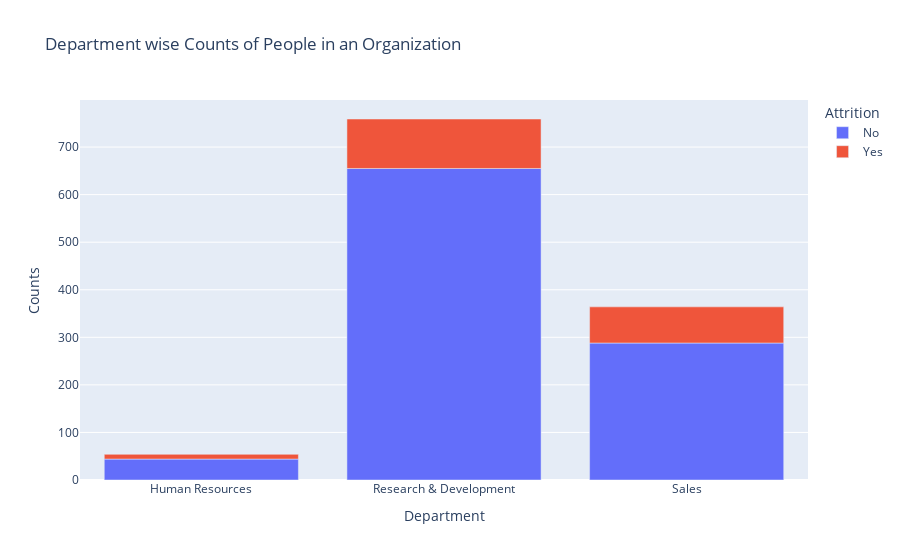

Source (notebook cell):
### Markdown cell above
![](https://assets.publishing.service.gov.uk/government/uploads/system/uploads/image_data/file/75003/single-departmental-plan.png)

### Code cell
dept_att=data.groupby(['Department','Attrition']).apply(lambda x:x['Department'].count()).reset_index(name='Counts')
fig=px.bar(dept_att,x='Department',y='Counts',color='Attrition',title='Department wise Counts of People in an Organization')
fig.show()

### Figure 1 — Plotly figure (JSON) as saved in the notebook; plotly's stock layout.template omitted (floating-point values rounded to 4 significant figures)
{"data": [{"alignmentgroup": "True", "hovertemplate": "Attrition=No<br>Department=%{x}<br>Counts=%{y}<extra></extra>", "legendgroup": "No", "marker": {"color": "#636efa"}, "name": "No", "offsetgroup": "No", "orientation": "v", "showlegend": true, "textposition": "auto", "type": "bar", "x": ["Human Resources", "Research & Development", "Sales"], "xaxis": "x", "y": [44, 655, 288], "yaxis": "y"}, {"alignmentgroup": "True", "hovertemplate": "Attrition=Yes<br>Department=%{x}<br>Counts=%{y}<extra></extra>", "legendgroup": "Yes", "marker": {"color": "#EF553B"}, "name": "Yes", "offsetgroup": "Yes", "orientation": "v", "showlegend": true, "textposition": "auto", "type": "bar", "x": ["Human Resources", "Research & Development", "Sales"], "xaxis": "x", "y": [10, 104, 76], "yaxis": "y"}], "layout": {"barmode": "relative", "legend": {"title": {"text": "Attrition"}, "tracegroupgap": 0}, "title": {"text": "Department wise Counts of People in an Organization"}, "xaxis": {"anchor": "y", "domain": [0, 1], "title": {"text": "Department"}}, "yaxis": {"anchor": "x", "domain": [0, 1], "title": {"text": "Counts"}}}}
